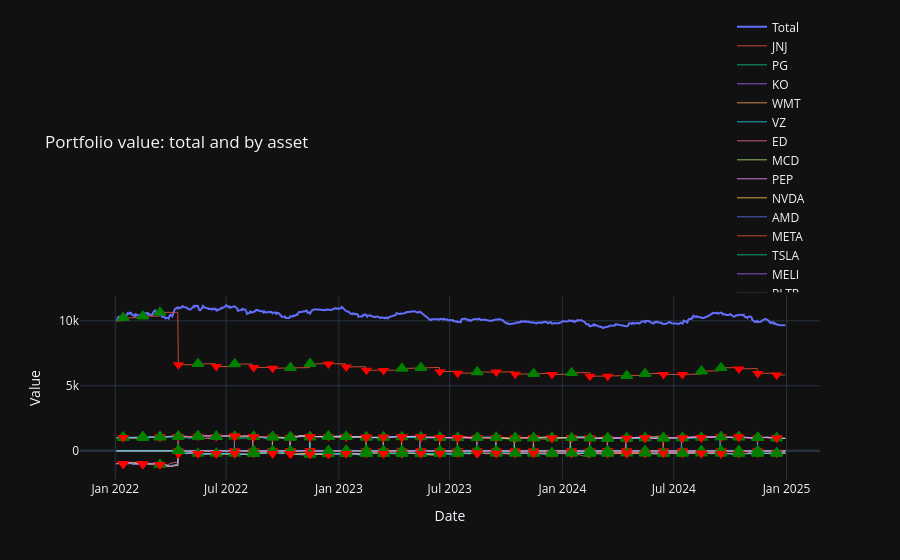

Notebook code cell kept with this figure:
### Code cell
fig = plot_portfolio_with_assets_interactive(result, mark_rebalances=True)
fig.show()
